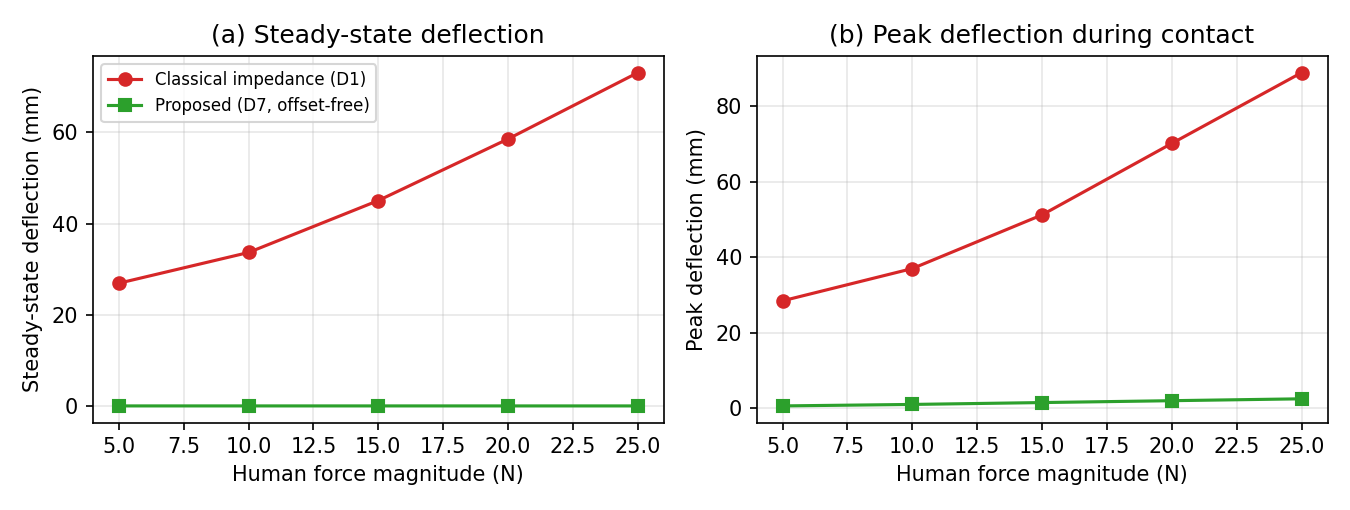

Here is the Python script that generated this plot:
#!/usr/bin/env python3
"""Human-force sweep (Sec. VI-E).

Varies the magnitude and shape of the sustained human force and records the
steady-state and peak end-effector deflection, for the proposed offset-free
predictive interaction-dynamics controller (D7: DI-MPC + Kalman,
500 Hz) versus classical impedance (D1). Reuses the FR3 MuJoCo plant,
controllers, and metric definitions of phri.py; only the human-force profile
is varied (monkeypatched into phri.F_HUMAN / phri.human_wrench).

Run:  python3 force_sweep.py
Writes force_sweep.json and force_sweep.png.
"""
import json
from pathlib import Path

import numpy as np
import matplotlib
matplotlib.use("Agg")
import matplotlib.pyplot as plt

import phri
from phri import FR3MuJoCoEnv, run_episode, MPC_DT_FAST

PROPOSED  = "DI-MPC + Kalman 500 Hz"
CLASSICAL = "Impedance"


def _run(env, name, n_cycles=1):
    return run_episode(name, env, n_cycles=n_cycles,
                       hifreq_dt=MPC_DT_FAST, verbose=False)


def magnitude_sweep(env, mags):
    """Constant (step) human force of increasing magnitude."""
    out = {CLASSICAL: {"ss": [], "peak": []}, PROPOSED: {"ss": [], "peak": []}}
    print("== magnitude sweep (constant/step force) ==")
    for mag in mags:
        phri.F_HUMAN = np.array([0.0, 0.0, -float(mag)])
        for name in (CLASSICAL, PROPOSED):
            m = _run(env, name)
            out[name]["ss"].append(abs(m["ss_err"]) * 1e3)   # mm
            out[name]["peak"].append(m["peak_defl"] * 1e3)   # mm
            print(f"  F={mag:5.1f} N  {name:38s}  "
                  f"SS={abs(m['ss_err'])*1e3:8.3f} mm  peak={m['peak_defl']*1e3:7.2f} mm")
    phri.F_HUMAN = np.array([0.0, 0.0, -15.0])  # restore default
    return out


def shape_sweep(env, mag=15.0):
    """Fixed-magnitude force with different temporal shapes."""
    T_ON, T_OFF, P = phri.T_FORCE_ON, phri.T_FORCE_OFF, phri.PERIOD

    def _wrench(fz):
        return np.concatenate([[0.0, 0.0, fz], np.zeros(3)])

    def step(t):
        tc = t % P
        return _wrench(-mag) if T_ON <= tc <= T_OFF else np.zeros(6)

    def ramp(t):
        tc = t % P
        if T_ON <= tc <= T_OFF:
            return _wrench(-mag * (tc - T_ON) / (T_OFF - T_ON))   # 0 -> mag
        return np.zeros(6)

    def sine(t):
        tc = t % P
        if T_ON <= tc <= T_OFF:
            return _wrench(-mag * np.sin(2 * np.pi * 1.0 * (tc - T_ON)))  # 1 Hz
        return np.zeros(6)

    profiles = {"step": step, "ramp": ramp, "sine_1Hz": sine}
    orig = phri.human_wrench
    res = {}
    print(f"== shape sweep ({mag:.0f} N) ==")
    for pname, fn in profiles.items():
        phri.human_wrench = fn
        row = {}
        for name in (CLASSICAL, PROPOSED):
            m = _run(env, name)
            row[name] = {"rms_contact": m["rms_contact"] * 1e3,
                         "peak": m["peak_defl"] * 1e3}
            print(f"  shape={pname:9s} {name:38s} "
                  f"RMS_c={m['rms_contact']*1e3:7.2f} mm  peak={m['peak_defl']*1e3:7.2f} mm")
        res[pname] = row
    phri.human_wrench = orig
    return res


def main():
    env = FR3MuJoCoEnv(timestep=0.001)
    mags = [5, 10, 15, 20, 25]

    mag_res = magnitude_sweep(env, mags)
    shape_res = shape_sweep(env, 15.0)

    fig, (ax1, ax2) = plt.subplots(1, 2, figsize=(9, 3.4))
    ax1.plot(mags, mag_res[CLASSICAL]["ss"], "o-", color="#d62728", label="Classical impedance (D1)")
    ax1.plot(mags, mag_res[PROPOSED]["ss"],  "s-", color="#2ca02c", label="Proposed (D7, offset-free)")
    ax1.set_xlabel("Human force magnitude (N)")
    ax1.set_ylabel("Steady-state deflection (mm)")
    ax1.set_title("(a) Steady-state deflection")
    ax1.legend(fontsize=8); ax1.grid(alpha=.3)

    ax2.plot(mags, mag_res[CLASSICAL]["peak"], "o-", color="#d62728", label="Classical impedance (D1)")
    ax2.plot(mags, mag_res[PROPOSED]["peak"],  "s-", color="#2ca02c", label="Proposed (D7)")
    ax2.set_xlabel("Human force magnitude (N)")
    ax2.set_ylabel("Peak deflection (mm)")
    ax2.set_title("(b) Peak deflection during contact")
    ax2.grid(alpha=.3)

    fig.tight_layout()
    out_png = Path(__file__).parent / "force_sweep.png"
    fig.savefig(out_png, dpi=150)
    print(f"\nfigure  -> {out_png}")

    out_json = Path(__file__).parent / "force_sweep.json"
    out_json.write_text(json.dumps(
        {"mags_N": mags, "magnitude_mm": mag_res, "shape_15N_mm": shape_res}, indent=2))
    print(f"results -> {out_json}")


if __name__ == "__main__":
    main()
